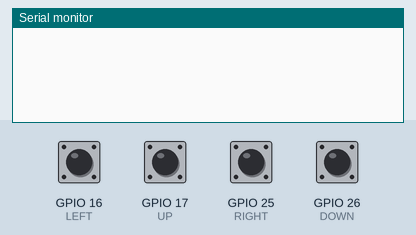
Recording of a sketch running on a simulated ESP32. Shown: the last lines printed to the serial monitor. Inputs (shaded band) come from the test bench; at power-on: GPIO 16 (LEFT), GPIO 17 (UP), GPIO 25 (RIGHT), GPIO 26 (DOWN) LOW.

Above: at 1.2 s.
1.3 s: GPIO 16 (LEFT) pulled HIGH for 0.15 s
At 2.3 s:
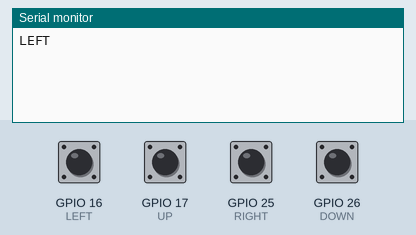
2.9 s: GPIO 17 (UP) pulled HIGH for 0.15 s
At 3.5 s:
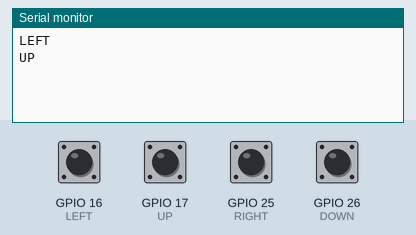
4.5 s: GPIO 25 (RIGHT) pulled HIGH for 0.15 s
At 5.7 s:
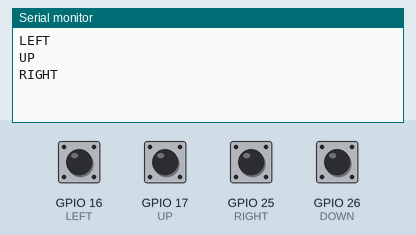
6.1 s: GPIO 26 (DOWN) pulled HIGH for 0.15 s
At 7.2 s:
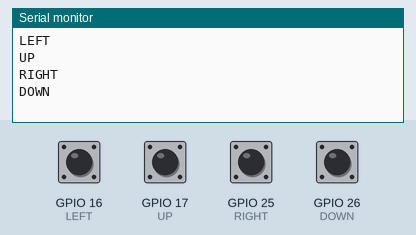

The sketch:

1_prueba_alfombra.ino
```cpp
#define LEFT 16
#define UP 17
#define RIGHT 25
#define DOWN 26

//Debes colocar una resistencia de 10k
//El voltaje + es de 3.3V

volatile bool left = false;
volatile bool up = false;
volatile bool right = false;
volatile bool down = false;

void setup(){
    pinMode(LEFT,INPUT);
    pinMode(UP,INPUT);
    pinMode(RIGHT,INPUT);
    pinMode(DOWN,INPUT);
    Serial.begin(9600);
    attachInterrupt(LEFT,isrleft,RISING);
    attachInterrupt(UP,isrup,RISING);
    attachInterrupt(RIGHT,isrright,RISING);
    attachInterrupt(DOWN,isrdown,RISING);
}

void loop(){
  if(left){
    Serial.println("LEFT");
    left = false;
  }
  if(up){
    Serial.println("UP");
    up = false;
  }
  if(right){
    Serial.println("RIGHT");
    right = false;
  }
  if(down){
    Serial.println("DOWN");
    down = false;
  }

}

void isrleft(){
  left = true;
}

void isrup(){
  up = true;
}

void isrright(){
  right = true;
}

void isrdown(){
  down = true;
}
```

Measured:
- after the input at 1.3 s, the serial monitor: prints a new line at once (image 1)
- after the input at 2.9 s, the serial monitor: prints a new line at once (image 2)
- after the input at 4.5 s, the serial monitor: prints a new line at once (image 3)
- after the input at 6.1 s, the serial monitor: prints a new line at once (image 4)
